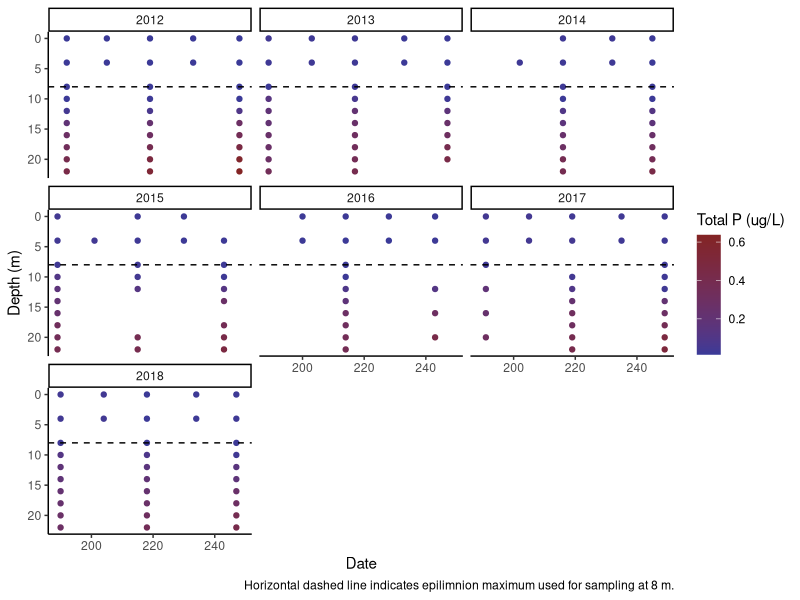
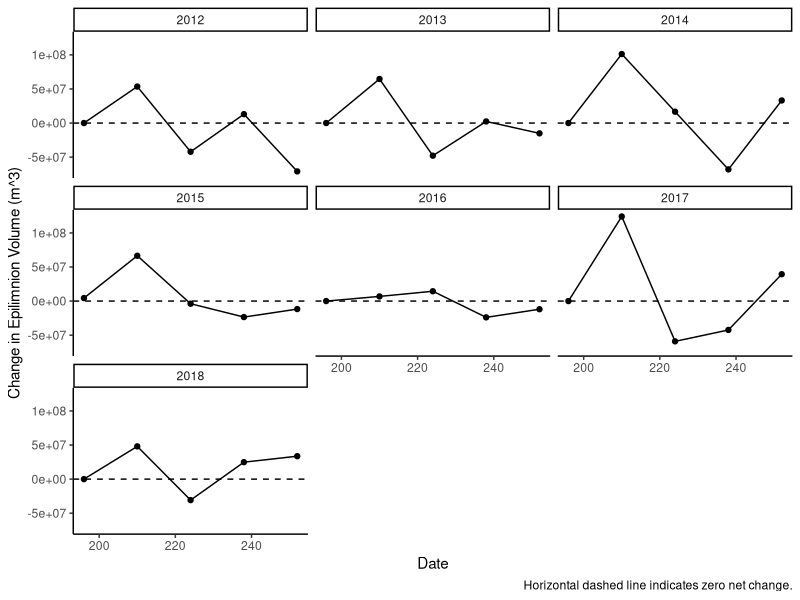
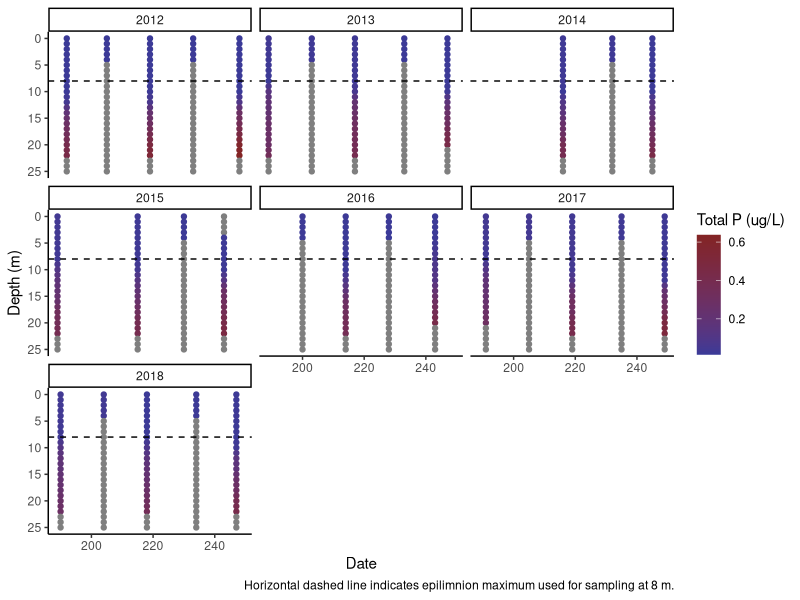

Write the R code that produced these figures, in order. (Note: this script raises an error after producing the figures.)
## ---- chunk 1
library(ggplot2) #needed for plots
library(dplyr) #needed for reformating data
library(zoo) #needed to linearly interpolate missing values
library(tidyverse) #needed for crossing function
library(reshape2) #needed to reshape data from wide to long
## ---- chunk 2
waterP<- read.csv(file="Original_data/ntl1_v9_1_chem.csv", header=TRUE) 
# original water chemistry data file which has P concentrations
EpiVol<- read.csv(file="Cleaned_data/EpiVolume.csv", header=TRUE)
# output data file with change in epi volume calculations
## ---- chunk 3
waterP2<- waterP %>%
  mutate(sampledate=as.Date(sampledate, origin="1899-12-30"), #format as Date
         TotP_mgL=totpuf_sloh, totpuf_sloh=NULL, #rename field with units and remove duplicate column
         DisP_mgL=drp_sloh, drp_sloh=NULL, #rename field with units and remove duplicate column
         Depth_m = as.integer(round(depth, 0)), depth=NULL, #round depth to nearest integer, rename field with units, remove duplicate column
         daynum=as.integer(format(sampledate, "%j")), #add field with day 
         Yr=as.integer(format(sampledate, "%Y"))) %>% #add field with year
  filter(lakeid=="ME", #filter for Lake Mendota
         rep=="1") %>% #filter for rep 1 data only (exclude analytical reps)
  filter(!is.na(TotP_mgL)) %>% #remove NA values
  filter(Yr>=2012 & Yr<=2018) %>% #filter for study years
  filter(daynum >=189 & daynum <=259) %>% #filter for CyanoHAB season +- 7 days
  select(sampledate, TotP_mgL, Depth_m, daynum, Yr) #select fields needed
## ---- chunk 4
EpiVol2<- EpiVol %>%
  mutate(sampledate=as.Date(date, origin="1899-12-30"),#reformat date
         daynum=as.integer(format(sampledate, "%j")),#add field with day
         Yr=as.integer(format(sampledate, "%Y")), #add field with year
         Depth_m=as.integer(round(Thermo_depth_m, 0)), Thermo_depth_m=NULL) %>% #round the depth to nearest integer, rename field with units, remove duplicate column
  filter(Yr>=2012 & Yr<=2018) %>% #filter for study period
  filter(daynum>=189 & daynum <=259) %>% #filter for CyanoHAB season +- 7 days
  select(sampledate, Vol_epi_m3, Depth_m, Yr, daynum) #select fields needed  
## ---- chunk 5
ggplot(data=waterP2, #creates plot
       aes(x=daynum, #sampled date as x-axis
           y=Depth_m, #depth as y-axis
           color=TotP_mgL)) + #data points colored by temperature
  geom_point() + #plot point graph
  facet_wrap(~Yr) + #make separate graph for each year
  scale_y_reverse() + #inverses the y-axis from zero to max(depth) for limno plot
  scale_color_gradient(high=scales::muted("red"), #red = hot temp
                        low=scales::muted("blue"), #blue = cold temp
                        name="Total P (ug/L)") + #name legend
  geom_hline(yintercept=8, lty="dashed") + #add in horizontal line for epi max
  theme_classic() +
  labs(x="Date", y="Depth (m)", #add axis labels
  caption="Horizontal dashed line indicates epilimnion maximum used for sampling at 8 m.") 
## ---- chunk 6
ggplot(data=EpiVol2, #create plot
       aes(x=daynum, #sampled date as x-axis
           y=Vol_epi_m3)) + #depth as y-axis
  geom_point() + #plot point graph
  geom_line() + #add lines beween points
  facet_wrap(~Yr) + #make separate graph for each year
  geom_hline(yintercept=0, lty="dashed") + #add in horizontal line for zero change
  theme_classic() +
  labs(x="Date", y="Change in Epilimnion Volume (m^3)", #add axis labels 
       caption="Horizontal dashed line indicates zero net change.")
## ---- chunk 7
estimate_TotP_by_date <- function(target_date, target_depth) { #write function that
  data_for_date <- waterP2 %>% #creates a new data frame for a single date
    filter(sampledate == target_date) %>% #filters for specific date
    arrange(Depth_m) #and arranges depths min to max
  approx(data_for_date$Depth_m, #linear regression interpolation of
         data_for_date$TotP_mgL, #y values
         xout = target_depth)$y #from depth min to max
}
## ---- chunk 8
waterP2<- waterP2 %>%
  group_by(sampledate) %>% #for each sampledate
  filter(!n()<2) %>% #remove dates with less than 2 observations
  ungroup() #ungroup table
## ---- chunk 9
TotP_interp_depth <- crossing( #creates a tibble that 
  tibble(date = unique(waterP2$sampledate)), #has same dates as those in frame
  # depths can now be any value
  tibble(Depth_m = seq(0, 25, #define depth min and max
                       length.out = 26)) #set the number of interpolated values
) %>%
  group_by(date) %>%
  mutate(TotP_mgL = estimate_TotP_by_date(date[1], Depth_m)) %>%
  ungroup()
## ---- chunk 10
ggplot(data=TotP_interp_depth, #create limno plot with depth inverse on y-axis
       aes(x=as.integer(format(date, "%j")), #sample date as x-axis
           y=Depth_m, #depth as y-axis
           color=TotP_mgL)) + #and data points colored by temperature
  geom_point()+
  facet_wrap(~as.factor(format(date, "%Y"))) + #makes separate plot for each year
  scale_y_reverse() + #inverses the y-axis from zero to max(depth)
  scale_color_gradient(high=scales::muted("red"), #red = high P concentration
                        low=scales::muted("blue"), #blue = low P concentration
                        name="Total P (ug/L)") + 
  geom_hline(yintercept=8, lty="dashed") + #add in horizontal line for epi max
  theme_classic() +
  labs(x="Date", y="Depth (m)", #add axis labels
  caption="Horizontal dashed line indicates epilimnion maximum used for sampling at 8 m.") 
## ---- chunk 11
Yr<- seq(from=2012, #define year start of study period
             to=2018, #define year end of study period
             by=1) #creates a sequence every 1 year
Yr #prints the expected years of data
daynum_bins<- seq(from=196, #define date start of CyanoHAB season
                  to=252, #define date end of CyanoHAB season
                  by=14) #creates a sequence every 14 days 
daynum_bins #prints the expected observation dates of data
## ---- chunk 12
TotP_interp_depth <- TotP_interp_depth %>%
  mutate(daynum=as.numeric(format(date, "%j")), #add field with day num
         Yr=as.numeric(format(date, "%Y"))) #add field with yr

TotP_interp_depth <- TotP_interp_depth  %>% 
mutate(daynum_bin=
         ifelse(daynum<(daynum_bins[2]-7), #if observation is <= bin 2 min
                daynum_bins[1], #yes returns bin 1
                ifelse(daynum>=(daynum_bins[2]-7)&daynum<(daynum_bins[3]-7),
              #if observation is > bin 2 min and <= bin 3 min
              daynum_bins[2], #yes returns bin 2
              ifelse(daynum>=(daynum_bins[3]-7)&daynum<(daynum_bins[4]-7),
                     #if observation is > bin 3 min and <= bin 4 min
                     daynum_bins[3], #yes returns bin 3
                     ifelse(daynum>=(daynum_bins[4]-7)&daynum<(daynum_bins[5]-7),
                            #if observation is > bin 4 min and <= bin 5 min 
                            daynum_bins[4], #yes returns bin 4
                            daynum_bins[5])#no returns bin 5
                     )
              )
       ) 
)
## ---- chunk 13
IntP<- merge(EpiVol2, #joins x data frame
             TotP_interp_depth, #joins y data frame
             by.x=c('Yr', 'daynum', 'Depth_m'), #using these key fields in x
             by.y=c('Yr', 'daynum_bin', 'Depth_m'), #using these key fields in y
             all.x=TRUE) #keep all records in x
## ---- chunk 14
IntP$TotP_mgL<- na.approx(IntP$TotP_mgL) #interpolates NAs
## ---- chunk 15
t<- 14 #length between observations in days
mgL_mgm3<- 1000/1 #conversion factor from mg/L to mg/m^3
mg_kg<- 1/1000000 #conversion factor from mg to kg
A_unstrat<- 13980000 #unstratified lake surface area, where sediments are 
# directly adjacent to epilimnion in m^2
Sed_P<- 2.4 # mg P/m2-day (average based on previous study by Stauffer 1987 who 
# determined the average sediment release of P from sediments in contact with 
#the epilimnion in Lake Mendota (original range was 1.2 to 3.5 mg P /m2-day), measured by sediment cores.
IntP<- IntP %>%
  mutate(Ent_TotP_kgday= (TotP_mgL*mgL_mgm3*mg_kg)*Vol_epi_m3/t, #calculates 
        #internal P load from entrainment (stratified area)
        Sed_TotP_kgday=(Sed_P*A_unstrat*mg_kg), #calculates internal P loading
        #from sediments adjacent to epilimnion (unstratified area)
        Int_TotP_kgday= Sed_TotP_kgday+Ent_TotP_kgday) #calculates total internal
#legacy P loading
## ---- chunk 16
Int_yr<- IntP %>%
  group_by(Yr) %>%
  summarize(mean_entrain=mean(Ent_TotP_kgday, na.rm=TRUE),
            se_entrain=(sd(Ent_TotP_kgday, na.rm=TRUE)/sqrt(length(Ent_TotP_kgday))),
            min_entrain=min(Ent_TotP_kgday, na.rm=TRUE),
            max_entrain=max(Ent_TotP_kgday, na.rm=TRUE),
            mean_total=mean(Int_TotP_kgday, na.rm=TRUE),
            se_total=(sd(Int_TotP_kgday, na.rm=TRUE)/sqrt(length(Int_TotP_kgday))),
            min_total=min(Int_TotP_kgday, na.rm=TRUE),
            max_total=max(Int_TotP_kgday, na.rm=TRUE)
            ) #calculate annual total P load
Int_yr
## ---- chunk 17
IntP_long<- melt(IntP, #the table you want to reshape wide to long
               id.vars=c("sampledate"), #the column to use as unique id
               measure.vars=c("Ent_TotP_kgday","Sed_TotP_kgday"), 
               #the columns where values will be taken
               variable.name="Source", #label the source of P loading
               value.name="TotP_kgday" #label the value with units
               )
IntP_long$Source<-as.character(IntP_long$Source) #tell R character data held
IntP_long$Source[IntP_long$Source=="Ent_TotP_kgday"] <- "entrainment"
IntP_long$Source[IntP_long$Source=="Sed_TotP_kgday"] <- "adjacent sediments"

IntP_long<- IntP_long %>%
  mutate(Yr=format(sampledate, "%Y") #add year back in data frame
         ) %>%
  group_by(Yr, Source) %>% #for each year and each source
  summarize(TotP_kgday=sum(TotP_kgday)) #sum up all the TotP_kgday

write.csv(IntP_long, file="Products/Figure7_data.csv") #save data as table
fig7<- ggplot(subset(IntP_long), aes(x=Yr, y=TotP_kgday, 
                             fill=Source)) + #separate sources by fill color
  geom_bar(position="stack", stat="identity", color="black") + #stacked bar graph
  scale_fill_manual(values=c("grey", "black")) + #entrain = grey, sed=black
  theme_classic(base_size=12) +
  labs(x="Year", y="Total P loading (kg/yr)") 
ggsave(fig7, file="Products/Figure7.png")
## ---- chunk 18
IntP_dayavg<- IntP %>%
  summarize(mean_ent=mean(Ent_TotP_kgday, na.rm=TRUE), #calculate mean
            se_ent=(sd(Ent_TotP_kgday, na.rm=TRUE)/sqrt(length(Ent_TotP_kgday))),
            min_ent=min(Ent_TotP_kgday, na.rm=TRUE),
            max_ent=max(Ent_TotP_kgday, na.rm=TRUE)
            )
IntP_dayavg
## ---- chunk 19
write.csv(IntP, file="Cleaned_data/TotalP_allint.csv")
